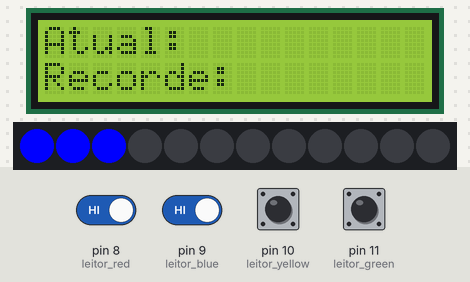
A sketch run on a simulated Arduino Uno, built with avr-gcc and run on an emulated ATmega328P. Parts: 16×2 character LCD, 12 RGB LEDs in strip order, left to right. The test bench sets the inputs (shaded band); at power-on: pin 8 (leitor_red), pin 9 (leitor_blue), pin 10 (leitor_yellow), pin 11 (leitor_green) HIGH. Random numbers use the default seed unless the sketch sets one; what the sketch prints to the serial monitor is not drawn.

Above: at 2.1 s.
2.2 s: pin 9 (leitor_blue) driven LOW
At 2.5 s:
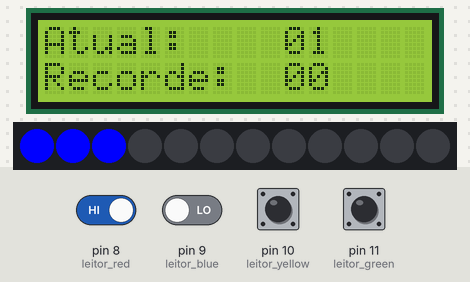
3.7 s: pin 9 (leitor_blue) driven HIGH
At 4.9 s:
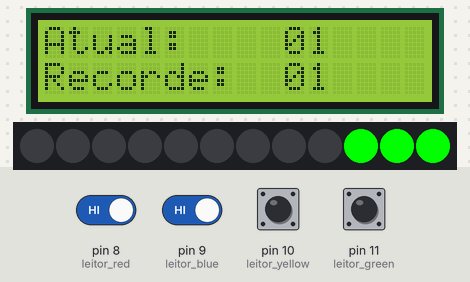
6.7 s: pin 8 (leitor_red) driven LOW
At 7.1 s:
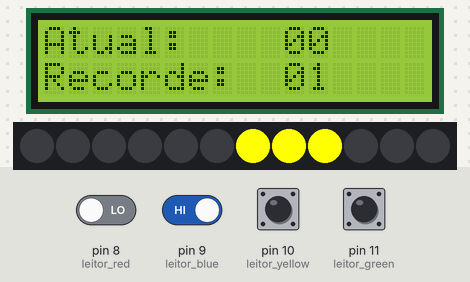
Timing chart, 0 to 9.7 s (numbered marks = the images above; inputs shaded):
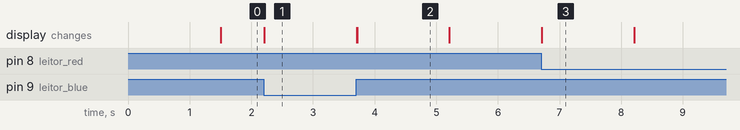

The sketch:

Codigo_cata_bomba.ino
```cpp
#include <Wire.h>
#include <LiquidCrystal_I2C.h>
#include <Adafruit_NeoPixel.h>


#define LED_PIN 2           // Pino de controle da fita de LED RGB
#define LED_COUNT 12        // Número de LEDs na fita


#define leitor_red 8        // Sensor correspondente à cor vermelha
#define leitor_green 11     // Sensor correspondente à cor verde
#define leitor_blue 9       // Sensor correspondente à cor azul
#define leitor_yellow 10    // Sensor correspondente à cor amarela


LiquidCrystal_I2C lcd(0x27, 16, 2);
Adafruit_NeoPixel strip(LED_COUNT, LED_PIN, NEO_GRB + NEO_KHZ800);


int contador = 0;
int recorde = 0;  // Variável para armazenar o recorde
unsigned long tempoAnterior = 0;
bool sensorAtivado = false;  // Flag para indicar se o sensor foi ativado


// Variáveis para o estado dos leitores
bool estado_leitor_red = false;
bool estado_leitor_green = false;
bool estado_leitor_blue = false;
bool estado_leitor_yellow = false;


// Variáveis para manter o estado dos LEDs
bool led_red_aceso = false;
bool led_green_aceso = false;
bool led_blue_aceso = false;
bool led_yellow_aceso = false;


// Variáveis para controle de incremento único
bool incremento_red = false;
bool incremento_green = false;
bool incremento_blue = false;
bool incremento_yellow = false;


void atualizarLCD() {
  lcd.setCursor(10, 0);
  lcd.print("  ");  // Limpa o contador
  lcd.setCursor(10, 1);
  lcd.print("  ");  // Limpa o recorde


  lcd.setCursor(10, 0);
  lcd.print(contador < 10 ? "0" : "");
  lcd.print(contador);


  lcd.setCursor(10, 1);
  lcd.print(recorde < 10 ? "0" : "");
  lcd.print(recorde);


  Serial.print("Atual: ");
  Serial.print(contador < 10 ? "0" : "");
  Serial.print(contador);
  Serial.print(" | Recorde: ");
  Serial.println(recorde < 10 ? "0" : "");
  Serial.println(recorde);
}


void setup() {
  pinMode(leitor_red, INPUT);
  pinMode(leitor_green, INPUT);
  pinMode(leitor_blue, INPUT);
  pinMode(leitor_yellow, INPUT);


  lcd.begin(16, 2);
  lcd.backlight();
  lcd.setCursor(0, 0);
  lcd.print("Atual:");
  lcd.setCursor(0, 1);
  lcd.print("Recorde: ");


  strip.begin();
  strip.show();


  Serial.begin(9600);
  randomSeed(analogRead(0));
}


void acenderLEDaleatorio() {
  int ledEscolhido = random(0, 4); // Escolhe um número entre 0 e 3 para as cores


  // Apaga todos os LEDs antes de acender a nova cor
  for (int i = 0; i < LED_COUNT; i++) {
    strip.setPixelColor(i, 0, 0, 0);
  }


  // Acende os LEDs de acordo com a cor escolhida
  if (ledEscolhido == 0) {  // Azul
    for (int i = 0; i < 3; i++) {
      strip.setPixelColor(i, strip.Color(0, 0, 255));  // Azul
    }
    led_blue_aceso = true;
    led_red_aceso = led_green_aceso = led_yellow_aceso = false; // Desativa os outros LEDs
    incremento_blue = false;  // Resetar controle de incremento
  } else if (ledEscolhido == 1) {  // Vermelho
    for (int i = 3; i < 6; i++) {
      strip.setPixelColor(i, strip.Color(255, 0, 0));  // Vermelho
    }
    led_red_aceso = true;
    led_blue_aceso = led_green_aceso = led_yellow_aceso = false;
    incremento_red = false;  // Resetar controle de incremento
  } else if (ledEscolhido == 2) {  // Amarelo
    for (int i = 6; i < 9; i++) {
      strip.setPixelColor(i, strip.Color(255, 255, 0));  // Amarelo
    }
    led_yellow_aceso = true;
    led_red_aceso = led_blue_aceso = led_green_aceso = false;
    incremento_yellow = false;  // Resetar controle de incremento
  } else if (ledEscolhido == 3) {  // Verde
    for (int i = 9; i < 12; i++) {
      strip.setPixelColor(i, strip.Color(0, 255, 0));  // Verde
    }
    led_green_aceso = true;
    led_red_aceso = led_blue_aceso = led_yellow_aceso = false;
    incremento_green = false;  // Resetar controle de incremento
  }


  // Atualiza a fita de LEDs
  strip.show();
}


void verificarRecorde() {
  if (contador > recorde) {
    recorde = contador;
    atualizarLCD();
  }
}


void zerarContadorSeMovimentoComLEDApagado() {
  if (contador > 0) {  // Verifica se o contador está maior que 0
    if ((digitalRead(leitor_red) == LOW && !led_red_aceso) ||
        (digitalRead(leitor_green) == LOW && !led_green_aceso) ||
        (digitalRead(leitor_blue) == LOW && !led_blue_aceso) ||
        (digitalRead(leitor_yellow) == LOW && !led_yellow_aceso)) {
      contador = 0;
      atualizarLCD();
    }
  }
}


void loop() {
  unsigned long tempoAtual = millis();


  // Alterna o LED aleatoriamente a cada 1.5 segundos (1500ms)
  if (tempoAtual - tempoAnterior >= 1500) {
    acenderLEDaleatorio();
    tempoAnterior = tempoAtual;
  }


  // Atualiza o estado dos sensores
  estado_leitor_red = digitalRead(leitor_red);
  estado_leitor_green = digitalRead(leitor_green);
  estado_leitor_blue = digitalRead(leitor_blue);
  estado_leitor_yellow = digitalRead(leitor_yellow);


  // Zera o contador se algum sensor detectar movimento enquanto o LED correspondente está apagado
  zerarContadorSeMovimentoComLEDApagado();


  // Verifica se o sensor detecta movimento e o LED correspondente está aceso
  if (digitalRead(leitor_red) == LOW && led_red_aceso && !incremento_red) {
    contador++;
    incremento_red = true;  // Impede o incremento múltiplo
    atualizarLCD();
    while (digitalRead(leitor_red) == LOW) {
      delay(10);
    }
  }


  if (digitalRead(leitor_green) == LOW && led_green_aceso && !incremento_green) {
    contador++;
    incremento_green = true;  // Impede o incremento múltiplo
    atualizarLCD();
    while (digitalRead(leitor_green) == LOW) {
      delay(10);
    }
  }


  if (digitalRead(leitor_blue) == LOW && led_blue_aceso && !incremento_blue) {
    contador++;
    incremento_blue = true;  // Impede o incremento múltiplo
    atualizarLCD();
    while (digitalRead(leitor_blue) == LOW) {
      delay(10);
    }
  }


  if (digitalRead(leitor_yellow) == LOW && led_yellow_aceso && !incremento_yellow) {
    contador++;
    incremento_yellow = true;  // Impede o incremento múltiplo
    atualizarLCD();
    while (digitalRead(leitor_yellow) == LOW) {
      delay(10);
    }
  }


  // Verifica se o contador ultrapassou o recorde e atualiza
  verificarRecorde();
}
```

Measured:
- after the input at 3.7 s, the display: first changes at once (image 2 shows a later state)
- what the display in image 2 shows lasts 1.5 s, from 3.7 s to 5.2 s
